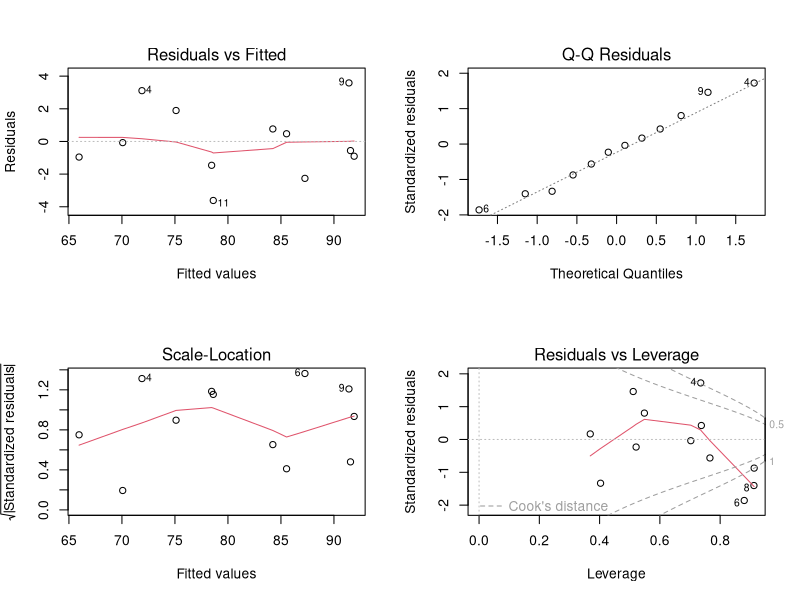

Recreate this plot in R.
## ---- chunk 1
wins1<-read.csv("baseball_wins.csv", header=T)
## ---- chunk 2
wins2<-read.csv("BaseballStats_2005v2.csv", header=T)
fit2<-lm(wins~era+homerun+error+batavg+stole+salary, wins2)
step(fit2)
fit0<-lm(wins~era+homerun+error+batavg, wins2)
anova(fit0,fit2)
## ---- chunk 3
fit<-lm(wins~batavg+rbi+stole+strkout+caught+error+era, wins1)
summary(fit)
## ---- chunk 4
sort(summary(fit)$coefficients[,4])[1:3]
## ---- chunk 5
fit1<-lm(wins~era, wins1)
summary(fit1)
fit2<-lm(wins~rbi, wins1)
summary(fit2)
## ---- chunk 6
fit3<-lm(wins~era+rbi, wins1)
summary(fit3)
## ---- chunk 7
fitx<-lm(wins~era+rbi+batavg, wins1); summary(fitx)
fitx<-lm(wins~era+rbi+stole, wins1); summary(fitx)
fitx<-lm(wins~era+rbi+strkout, wins1); summary(fitx)
fitx<-lm(wins~era+rbi+caught, wins1); summary(fitx)
fitx<-lm(wins~era+rbi+error, wins1); summary(fitx)
## ---- chunk 8
fitx<-lm(wins~era+rbi+error, wins1);
confint(fitx)
anova(fitx)
## ---- chunk 9
fitx<-lm(wins~era+rbi+error, wins1);
xx<-anova(fitx)
msr<-sum(xx[1:3,2])/sum(xx[1:3,1])
fvalue<-msr/xx[4,3]
df1<-sum(xx[1:3,1])
df2<-sum(xx[4,1])
pval<-1-pf(fvalue,df1,df2)
## ---- chunk 10
fit.lm<-lm(wins~era+rbi+error, wins1)
par(mfrow=c(2,2))
plot(fit)
par(mfrow=c(1,1))
## ---- chunk 11
fitx<-lm(wins~era+rbi+error, wins1);
fity<-lm(wins~era, wins1);
anova(fitx)
anova(fity, fitx)
xx<-anova(fitx)
ssr<-sum(xx[2:4,2])-xx[4,2]
msr<-ssr/(sum(xx[1:3,1])-sum(xx[1,1]))
fvalue<-msr/xx[4,3]
df1<-sum(xx[1:3,1])-sum(xx[1,1])
df2<-sum(xx[4,1])
pval<-1-pf(fvalue,df1,df2)
## ---- chunk 12
fit<-lm(wins~batavg+rbi+stole+strkout+caught+error+era, wins1)
step(fit)
## ---- chunk 13
fit<-lm(wins~batavg+stole+error+era+homerun+salary, wins2)
step(fit)
